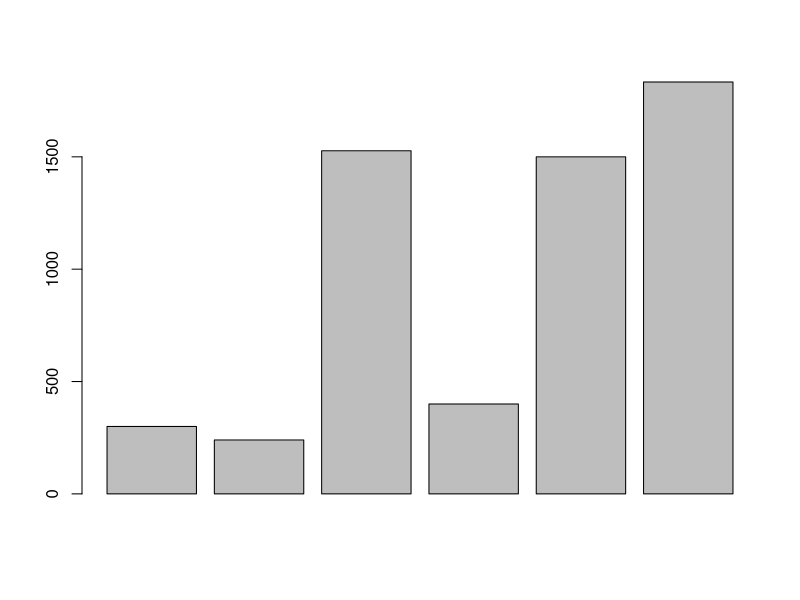
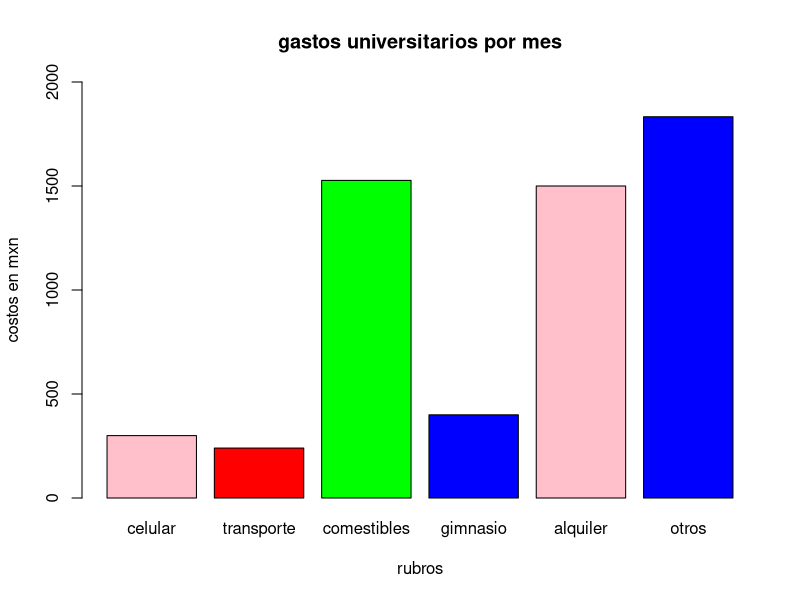

Here is the R script that generated these plots, in order:
#XIMENA MARCELA PACHECO GOMEZ 
#23/02/2023
#LABORATORIO 1 

#Gastos totales
300 + 240 + 1527 + 400 + 1500 + 1833 

celular<-300
transporte<-240
comestibles<-1527
gimnasio<-400
alquiler<-1500
otros<-1833

#gastos totales
celular + transporte + comestibles + gimnasio + alquiler + otros

#gastos por mes
5800*5
#gastos por año
5800*10

gastos <-c(celular,transporte,comestibles,gimnasio,alquiler,otros)

gastos

barplot(gastos)

nomb <- c("celular", "transporte", "comestibles", "gimnasio", "alquiler", "otros")

barplot(gastos, 
        col=c("pink", "red", "green", "blue", "pink", "blue"), 
        main="gastos universitarios por mes",
        ylim=c(0,2000), xlab="rubros",
        ylab="costos en mxn",
        names.arg=c("celular", "transporte", "comestibles", "gimnasio", "alquiler", "otros"),
        )





